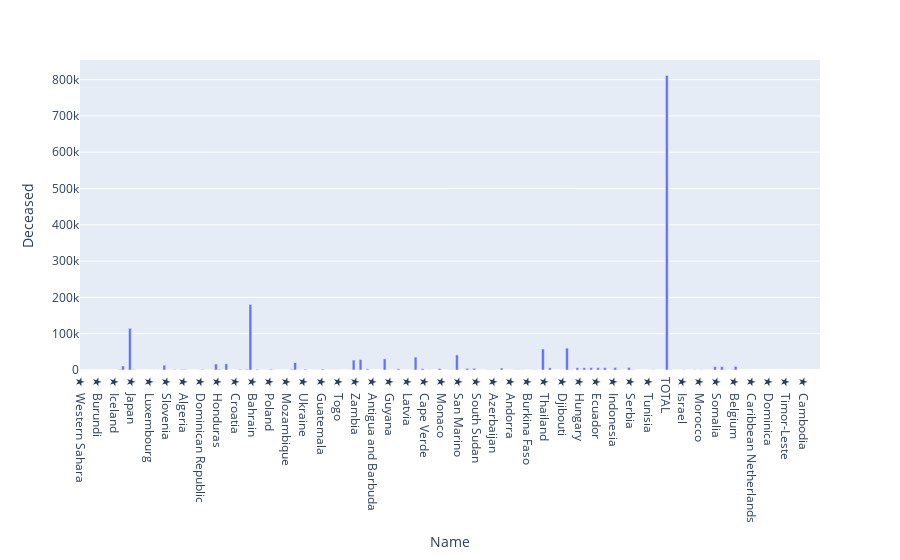

Source (notebook cell):
### Markdown cell above
- Here the color of each bar corrosponds to how many people have died.
 - We cannot make out which country has most number of deceased people in a descending order.

### Code cell
# lets visualize world_df based on death poll for top 20 countries.

world_fig = px.bar(world_df.sort_values('Deceased'), x = 'Name', y = 'Deceased')
world_fig.show()

### Figure 1 — Plotly figure (JSON) as saved in the notebook; plotly's stock layout.template omitted (floating-point values rounded to 4 significant figures; data arrays with more than 128 entries replaced by an {"elided": "..."} marker saying what was removed)
{"data": [{"alignmentgroup": "True", "hovertemplate": "Name=%{x}<br>Deceased=%{y}<extra></extra>", "legendgroup": "", "marker": {"color": "#636efa"}, "name": "", "offsetgroup": "", "orientation": "v", "showlegend": false, "textposition": "auto", "type": "bar", "x": {"elided": "215 str values"}, "xaxis": "x", "y": {"elided": "215 str values"}, "yaxis": "y"}], "layout": {"barmode": "relative", "legend": {"tracegroupgap": 0}, "margin": {"t": 60}, "xaxis": {"anchor": "y", "domain": [0, 1], "title": {"text": "Name"}}, "yaxis": {"anchor": "x", "domain": [0, 1], "title": {"text": "Deceased"}}}}
